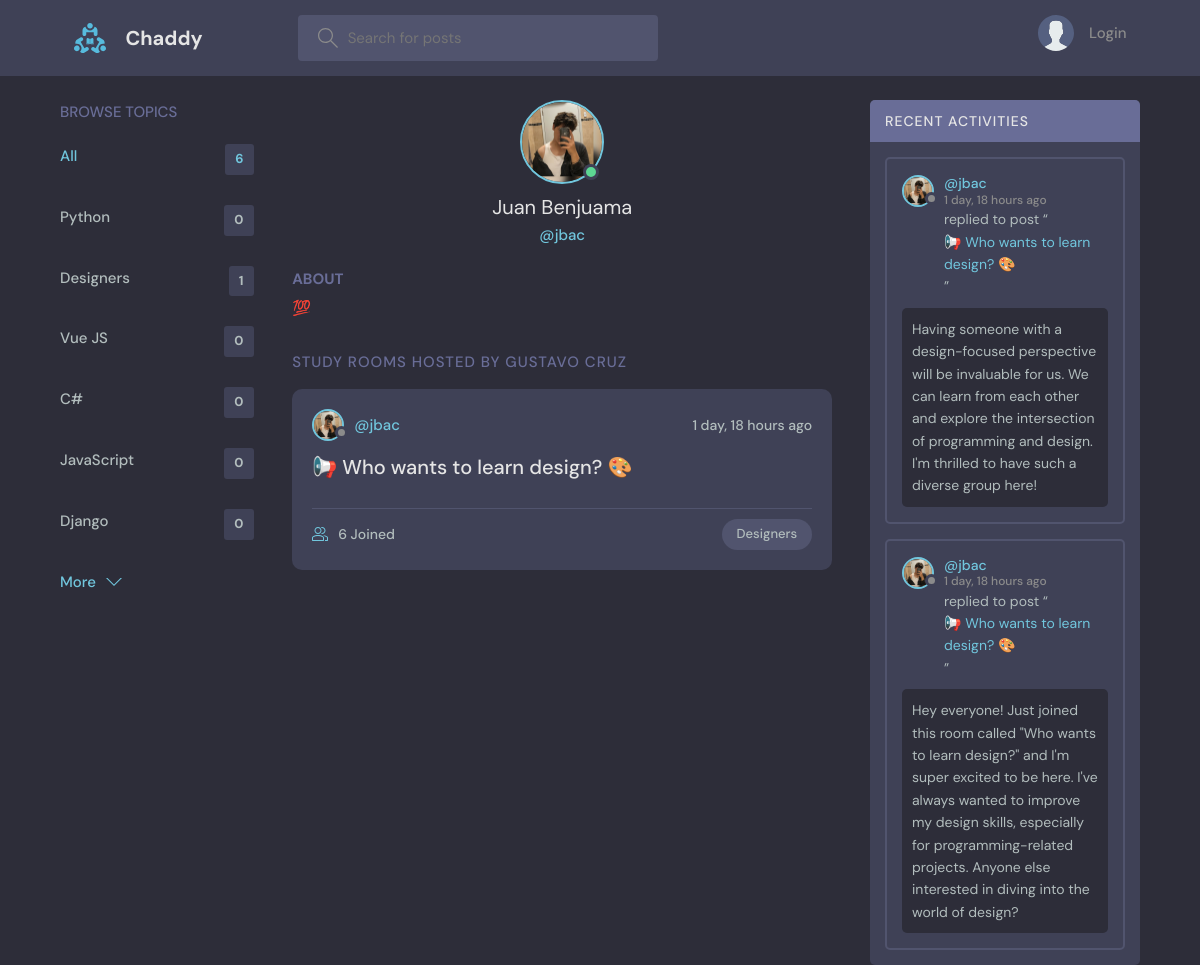
Screenshot of /profile/3/ with the database file from the repository.
### base/models.py (models this page shows, shortened)
class Topic(models.Model):
    name = models.CharField(max_length=200)

class User(AbstractUser):
    name = models.CharField(max_length=200, null=True)
    email = models.EmailField(unique=True, null=True)
    bio = models.TextField(null=True)
    avatar = models.ImageField(null=True, default="avatar.svg")
    USERNAME_FIELD = 'email'
    REQUIRED_FIELDS = []

class Room(models.Model):
    host = models.ForeignKey(User, on_delete=models.SET_NULL, null=True)
    topic = models.ForeignKey(Topic, on_delete=models.SET_NULL, null=True)
    name = models.CharField(max_length=200)
    description = models.TextField(null=True, blank=True)
    participants = models.ManyToManyField(
        User, related_name='participants', blank=True)
    updated = models.DateTimeField(auto_now=True)
    created = models.DateTimeField(auto_now_add=True)
    class Meta:
        ordering = ['-updated', '-created']
    def __str__(self):
        return self.name

class Message(models.Model):
    user = models.ForeignKey(User, on_delete=models.CASCADE)
    room = models.ForeignKey(Room, on_delete=models.CASCADE)
    body = models.TextField()
    updated = models.DateTimeField(auto_now=True)
    created = models.DateTimeField(auto_now_add=True)
    class Meta:
        ordering = ['-updated', '-created']

### base/views.py (the view)
# urls.py: path('profile/<str:pk>/', views.userProfile, name="user-profile"),
def userProfile(request, pk):
    user = User.objects.get(id=pk)
    rooms = user.room_set.all()
    room_messages = user.message_set.all()
    topics = Topic.objects.all()
    context = {'user': user, 'rooms': rooms,
               'room_messages': room_messages, 'topics': topics}
    return render(request, 'base/profile.html', context)

### base/templates/base/profile.html (shortened to what this page needs)
{% extends 'main.html' %}
{% block content %}
<main class="profile-page layout layout--3">
  <div class="container">
    {% include 'base/topics_component.html' %}
    <div class="roomList">
      <div class="profile">
        <div class="profile__avatar">
          <div class="avatar avatar--large active">
            <img src="{{user.avatar.url}}" />
          </div>
        </div>
        <div class="profile__info">
          <h3>{{user.name}}</h3>
          <p>@{{user.username}}</p>
        </div>
        <div class="profile__about">
          <h3>About</h3>
          <p>
            {{user.bio}}
          </p>
        </div>
      </div>
      <div class="roomList__header">
        <div>
          <h2>Study Rooms Hosted by Gustavo Cruz</a>
          </h2>
        </div>
      </div>
      {% include 'base/feed_component.html' %}
    </div>
    {% include 'base/activity_component.html' %}
  </div>
</main>
{% endblock content %}

### templates/main.html (shortened to what this page needs)
<!DOCTYPE html>
{% load static %}
<html lang="en">
<head>
    <link rel="stylesheet" href="{% static 'styles/style.css' %}" />
</head>
<body>
    {% include 'navbar.html' %}
    {% block content %}
    {% endblock %}
</body>
</html>

### templates/navbar.html (shortened to what this page needs)
{% load static %}
<header class="header header--loggedIn">
    <div class="container">
        <a href="{% url 'home' %}" class="header__logo">
            <img src="{% static 'images/logo.svg' %}" />
            <h1>Chaddy</h1>
        </a>
        <form class="header__search" method="GET" action="{% url 'home' %}">
            <label>
                <input name="q" placeholder="Search for posts" />
            </label>
        </form>
        <nav class="header__menu">
            {% if request.user.is_authenticated %}
            <div class="header__user">
                <a href="{% url 'update-user' %}">
                    <div class="avatar avatar--medium active">
                        <img src="{{request.user.avatar.url}}" />
                    </div>
                    <p>{{request.user.username}} <span>@{{request.user.username}}</span></p>
                </a>
                <button class="dropdown-button">
                    <svg version="1.1" xmlns="http://www.w3.org/2000/svg" width="32" height="32" viewBox="0 0 32 32">
                        <title>chevron-down</title>
                        <path d="M16 21l-13-13h-3l16 16 16-16h-3l-13 13z"></path>
                    </svg>
                </button>
            </div>
            {% else %}
            <a href="{% url 'login' %}">
                <img src="{% static 'images/avatar.svg' %}" />
                <p>Login</p>
            </a>
            {% endif %}
        </nav>
    </div>
</header>

### base/templates/base/topics_component.html
<div class="topics">
    <div class="topics__header">
        <h2>Browse Topics</h2>
    </div>
    <ul class="topics__list">
        <li>
            <a href="{% url 'home' %}" class="active">All <span>{{topics.count}}</span></a>
        </li>
        {% for topic in topics %}
        <li>
            <a href="{% url 'home' %}?q={{topic.name}}">{{topic.name}}<span>{{topic.room_set.all.count}}</span></a>
        </li>
        {% endfor %}
    </ul>
    <a class="btn btn--link" href="{% url 'topics' %}">
        More
        <svg version="1.1" xmlns="http://www.w3.org/2000/svg" width="32" height="32" viewBox="0 0 32 32">
            <title>chevron-down</title>
            <path d="M16 21l-13-13h-3l16 16 16-16h-3l-13 13z"></path>
        </svg>
    </a>
</div>

### base/templates/base/feed_component.html (shortened to what this page needs)
{% for room in rooms %}
<div class="roomListRoom">
    <div class="roomListRoom__header">
        <a href="{% url 'user-profile' room.host.id %}" class="roomListRoom__author">
            <div class="avatar avatar--small">
                <img src="{{room.host.avatar.url}}" />
            </div>
            <span>@{{room.host.username}}</span>
        </a>
        <div class="roomListRoom__actions">
            <span>{{room.created|timesince}} ago</span>
        </div>
    </div>
    <div class="roomListRoom__content">
        <a href="{% url 'room' room.id %}">{{room.name}}</a>
    </div>
    <div class="roomListRoom__meta">
        <a href="{% url 'room' room.id %}" class="roomListRoom__joined">
            {{room.participants.all.count}} Joined
        </a>
        <p class="roomListRoom__topic">{{room.topic.name}}</p>
    </div>
</div>
{% endfor %}

### base/templates/base/activity_component.html (shortened to what this page needs)
<div class="activities">
    <div class="activities__header">
        <h2>Recent Activities</h2>
    </div>
    {% for message in room_messages %}
    <div class="activities__box">
        <div class="activities__boxHeader roomListRoom__header">
            <a href="{% url 'user-profile' message.user.id %}" class="roomListRoom__author">
                <div class="avatar avatar--small">
                    <img src="{{message.user.avatar.url}}" />
                </div>
                <p>
                    @{{message.user.username}}
                    <span>{{message.created|timesince}} ago</span>
                </p>
            </a>
        </div>
        <div class="activities__boxContent">
            <p>replied to post “<a href="{% url 'room' message.room.id %}">{{message.room}}</a>”</p>
            <div class="activities__boxRoomContent">{{message.body}}</div>
        </div>
    </div>
    {% endfor %}
</div>

### rows the page displays
Topic: name "Python", room_set.all.count "0"
Topic: name "Designers", room_set.all.count "1"
Topic: name "Vue JS", room_set.all.count "0"
Topic: name "C#", room_set.all.count "0"
Topic: name "JavaScript", room_set.all.count "0"
Topic: name "Django", room_set.all.count "0"
User: avatar (picture), name "Juan Benjuama", username "jbac", bio "💯"
Room: host.avatar (picture), host.username "jbac", created "1 day, 18 hours", name "📢 Who wants to learn design? 🎨", participants.all.count "6", topic.name "Designers"
Message: user.avatar (picture), user.username "jbac", created "1 day, 18 hours", room "📢 Who wants to learn design? 🎨", body "Having someone with a design-focused perspective will be invaluable for us. We can learn from each other and explore the intersection of programming and design. I'm thrilled to have such a diverse group here!"
Message: user.avatar (picture), user.username "jbac", created "1 day, 18 hours", room "📢 Who wants to learn design? 🎨", body "Hey everyone! Just joined this room called \"Who wants to learn design?\" and I'm super excited to be here. I've always wanted to improve my design skills, especially for programming-related projects. Anyone else interested in diving into the world of design?"

### other values shown
{{ topics.count }} "6"
